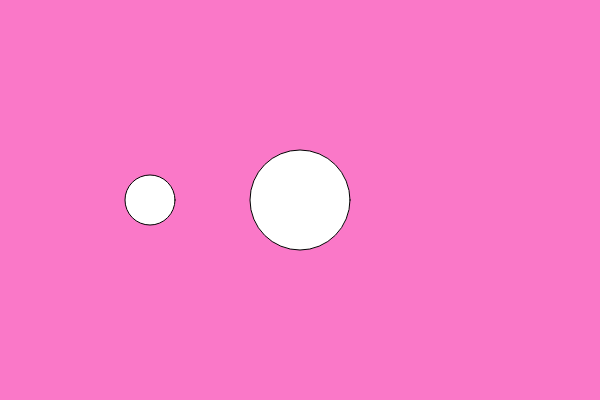
Frame 1 (no input)
Frame 60 (no input): identical to frame 1, image omitted
Frame 120 (the mouse pressed at the canvas centre since frame 60): identical to frame 1, image omitted

The p5.js sketch that drew this single still picture (run headless with seeded random() and noise() and a simulated clock; from frame 60 on, the mouse is pressed at the canvas centre):

// p5.js sketch
// ── sketch.js
function setup() {

  // Now let's try putting some more HTML in.
  var text = createP("Here is some text and <a href='http://i.imgur.com/WXaUlrK.gif'>this is an HTML link</a>!  ");
  var link = createA("http://i.imgur.com/WXaUlrK.gif","We can also create a link this way.")
  var canvas = createCanvas(600, 400);

  // Here we call methods of each element to set the position and id, try changing these values.
  // Use the inspector to look at the HTML generated from this code when you load the sketch in your browser.
  text.id("apple");
  link.id("pear");
  canvas.class("lemon");

  text.child("pear");
}


function draw() {
  background(250, 120, 200);
  ellipse(width/2, height/2, 100, 100);
  ellipse(width/4, height/2, 50, 50);
}
